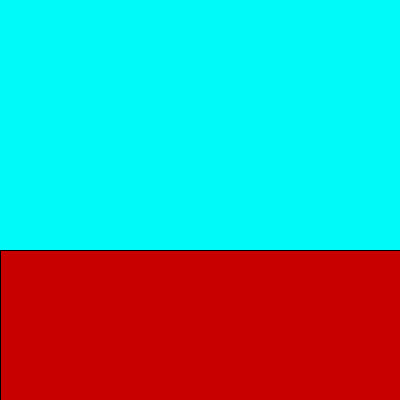
Frame 1 (no input)
Frame 60 (the mouse pressed at the canvas centre just before this capture): identical to frame 1, image omitted
Frame 120 (the mouse held since frame 60 and released just before this capture): identical to frame 1, image omitted

The Processing sketch that drew this single still picture (run headless with seeded random() and noise(); from frame 60 on, the mouse is pressed at the canvas centre):

// Processing sketch: Vopdr9_7
// ── Vopdr9_7.pde


void setup(){
  size(400,400);
  
}

void draw(){
  background(0,250,250);
  fill(200,0,0);
  muur(0,250,400,150);
}

void muur (int x, int y, int w, int h){
  rect(x,y,w,h);
}
